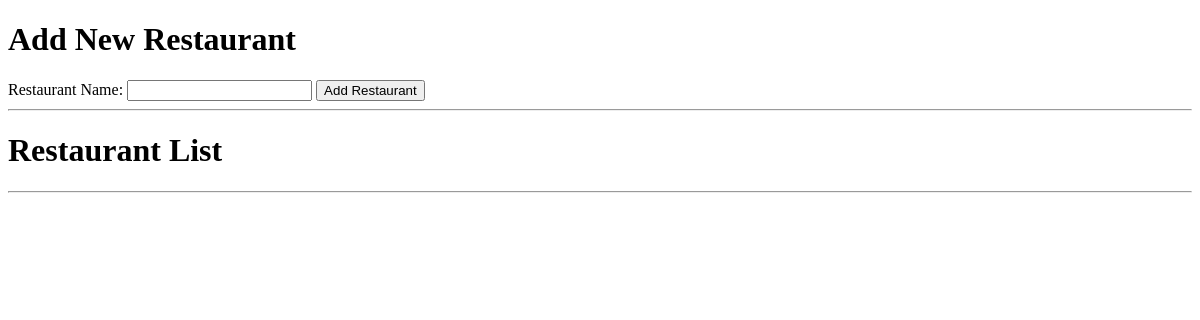
Before: / with the older database file.
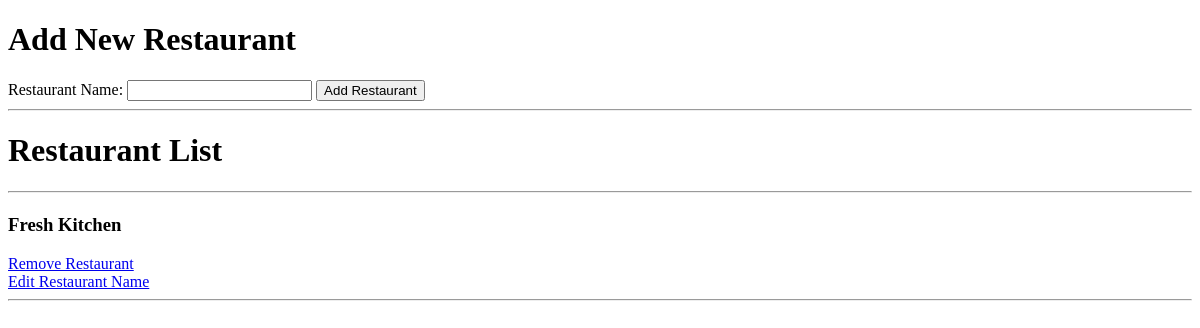
After: the same page with the newer database file.
### app.py (models this page shows, shortened)
class Restaurants(db.Model):
    id = db.Column(db.Integer, primary_key=True)
    name = db.Column(db.String(100), nullable=False)

### app.py (the view)
@app.route('/', methods=['GET', 'POST'])
def restaurant_list():
    if request.method == 'POST':
        rest_name = request.form['name']
        new_restaurant = Restaurants(name=rest_name)
        db.session.add(new_restaurant)
        db.session.commit()
        return redirect('/')
    else:
        all_restaurants = Restaurants.query.order_by(Restaurants.name).all()
        return render_template('index.html', restaurants = all_restaurants)

### templates/index.html (shortened to what this page needs)
{% extends 'base.html' %}
{% block body %}
    <h1>Add New Restaurant</h1>
    <form action='/' method='POST'>
    Restaurant Name: <input type='text' name='name' id='name'>
    <input type='submit' value='Add Restaurant'>
    </form>
    <hr>
    <h1>Restaurant List<h1>
    <hr>
    {% for r in restaurants  %}
        <h3>{{ r.name }}</h3>
        <a href='/delete/{{ r.id }}'>Remove Restaurant</a><br>
        <a href='/edit/{{ r.id }}'>Edit Restaurant Name</a>
        <hr>
    {% endfor %}
{% endblock body %}

### templates/base.html (shortened to what this page needs)
<!DOCTYPE html>
<html lang="en">
<head>
</head>
<body>
    {% block body %} {% endblock %}
</body>
</html>

Changed rows visible on the page:
added Restaurants: name "Fresh Kitchen"
